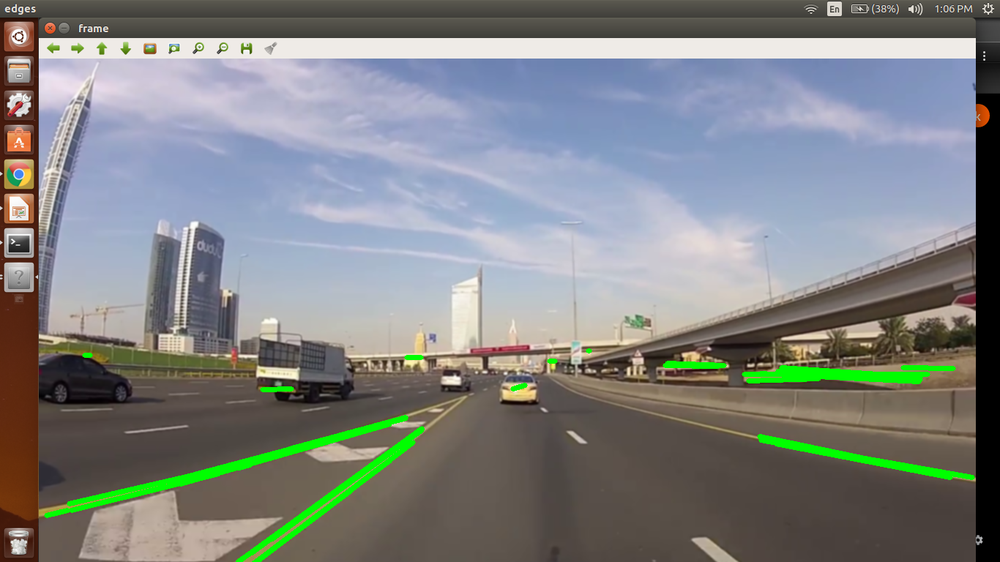
#> input picture lane_detection.png, 1000 x 562 px, shrunk from 1366 x 768 before the run, given in place of road_car_view.mp4, which was not available
$ jupyter execute opencv_self_driving_car.ipynb
#> lines starting #> are read from the running program, lines starting #| are printed output that depends on the picture; after the words box and inside, x2 and y2 are one past the last pixel; in counts of white or black regions, pixels touching at a corner belong together; pictures that were not available may be replaced by others from this repository, and a replacement may not be noted
[cell 1]
import cv2
import numpy as np

video = cv2.VideoCapture("road_car_view.mp4")

while True:
    ret, orig_frame = video.read()
#> orig_frame is the input picture: shape (562, 1000, 3); mean B, G, R 131, 131.3, 128.7
    if not ret:
        video = cv2.VideoCapture("road_car_view.mp4")
        continue

    frame = cv2.GaussianBlur(orig_frame, (5, 5), 0)
    hsv = cv2.cvtColor(frame, cv2.COLOR_BGR2HSV)
#> hsv: shape (562, 1000, 3); mean H, S, V 57.5, 54.8, 148.2
    low_yellow = np.array([18, 94, 140])
    up_yellow = np.array([48, 255, 255])
    mask = cv2.inRange(hsv, low_yellow, up_yellow)
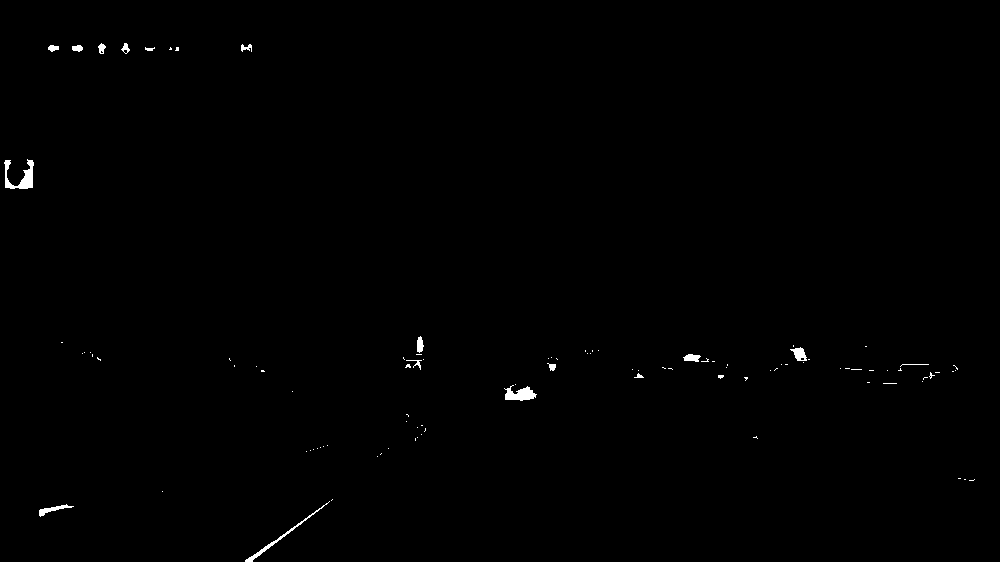
#> mask: shape (562, 1000); 0.38% white; 100 white regions (83 under 20 px), largest, box (x1, y1, x2, y2) and area: (4, 159, 34, 189) 397, (504, 385, 537, 401) 308, (245, 501, 330, 562) 262
    edges = cv2.Canny(mask, 75, 150)
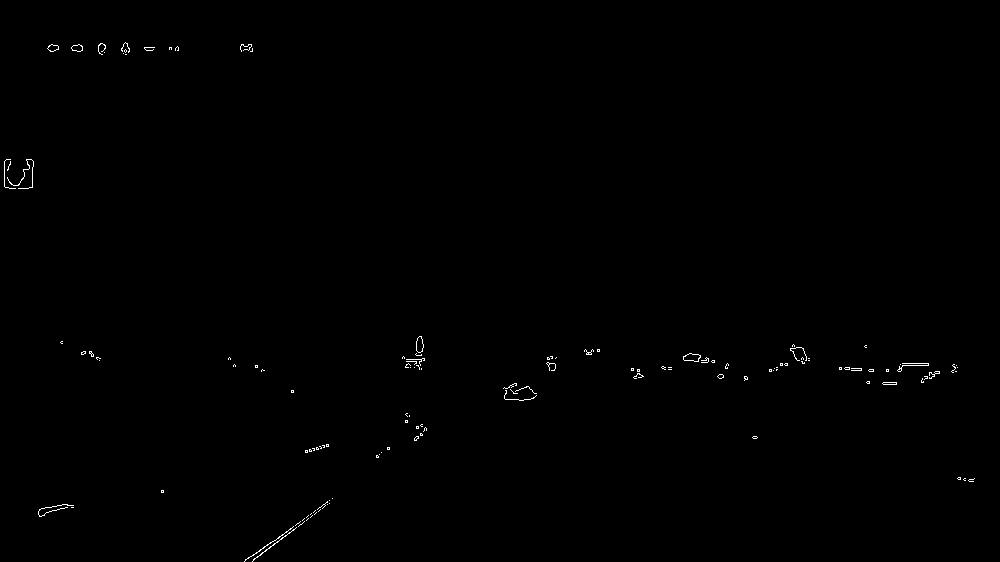
#> edges: shape (562, 1000); 0.29% white in thin lines or dots, all inside (x1, y1, x2, y2) = (4, 42, 975, 562)

    lines = cv2.HoughLinesP(edges, 1, np.pi/180, 50, maxLineGap=50)
#> lines = [[252, 561, 327, 504], [253, 555, 332, 498], [694, 361, 714, 361], [780, 365, 787, 365], [839, 367, 939, 372], [38, 514, 67, 507]]
    if lines is not None:
        for line in lines:
            x1, y1, x2, y2 = line[0]
            cv2.line(frame, (x1, y1), (x2, y2), (0, 255, 0), 5)
#> this loop made 6 passes
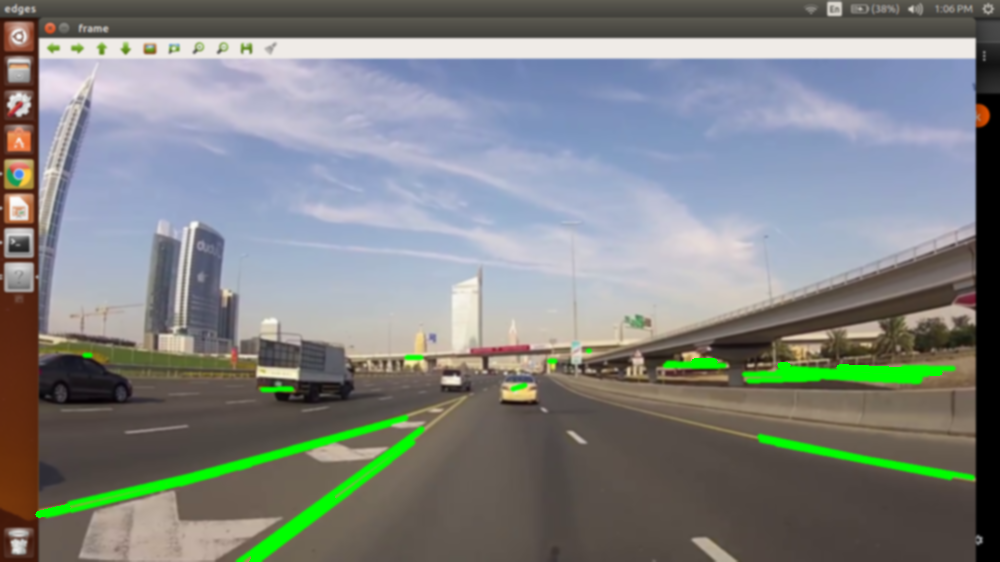
#> frame: shape (562, 1000, 3); mean B, G, R 130.8, 131.5, 128.4

    cv2.imshow("frame", frame)
    cv2.imshow("edges", edges)

    key = cv2.waitKey(25)
#> (key Esc is pressed here)
    if key == 27:
        break
video.release()
cv2.destroyAllWindows()
